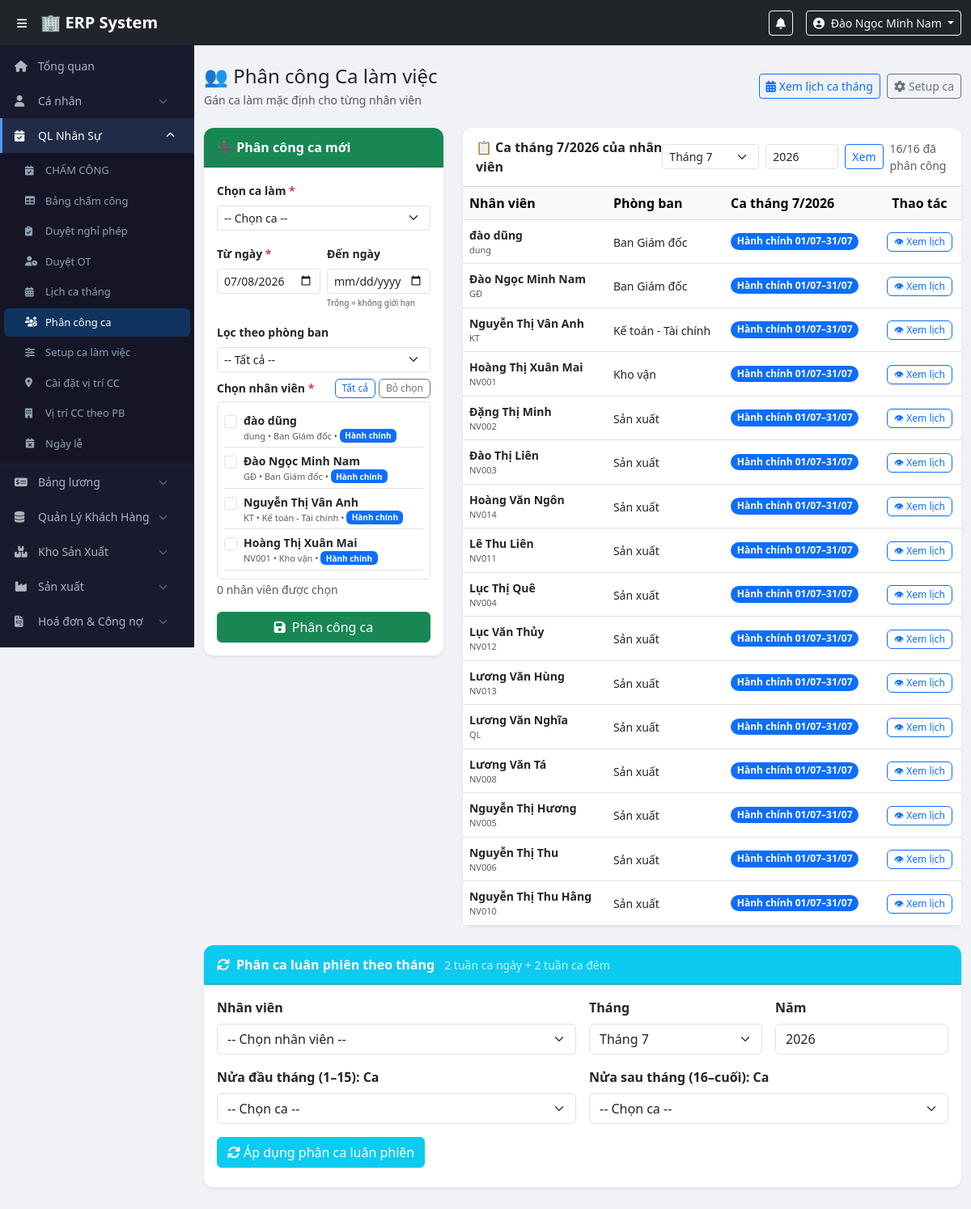
Screenshot of /modules/attendance/shift_assign.php (signed in) with the database file from the repository.
### tables this page shows
CREATE TABLE `users` (
  `id` int(11) NOT NULL,
  `employee_code` varchar(20) NOT NULL,
  `full_name` varchar(100) NOT NULL,
  `username` varchar(50) NOT NULL,
  `password_hash` varchar(255) NOT NULL,
  `email` varchar(100) DEFAULT NULL,
  `phone` varchar(20) DEFAULT NULL,
  `role_id` int(11) NOT NULL,
  `department_id` int(11) DEFAULT NULL,
  `is_active` tinyint(1) DEFAULT 1,
  `created_at` timestamp NOT NULL DEFAULT current_timestamp()
);

CREATE TABLE `departments` (
  `id` int(11) NOT NULL,
  `name` varchar(100) NOT NULL,
  `created_at` timestamp NOT NULL DEFAULT current_timestamp()
);

CREATE TABLE `work_shifts` (
  `id` int(11) NOT NULL,
  `shift_code` varchar(20) NOT NULL,
  `shift_name` varchar(100) NOT NULL,
  `start_time` time NOT NULL,
  `end_time` time NOT NULL,
  `late_threshold` int(11) DEFAULT 15,
  `break_minutes` int(11) DEFAULT 60,
  `work_hours` decimal(4,2) DEFAULT 8.00,
  `ot_multiplier` decimal(3,2) DEFAULT 1.50,
  `weekend_multiplier` decimal(3,2) DEFAULT 2.00,
  `holiday_multiplier` decimal(3,2) DEFAULT 3.00,
  `is_night_shift` tinyint(1) NOT NULL DEFAULT 0,
  `color` varchar(20) DEFAULT '#0d6efd',
  `is_active` tinyint(1) DEFAULT 1,
  `created_by` int(11) DEFAULT NULL,
  `created_at` timestamp NOT NULL DEFAULT current_timestamp()
);

CREATE TABLE `employee_shifts` (
  `id` int(11) NOT NULL,
  `user_id` int(11) NOT NULL,
  `shift_id` int(11) NOT NULL,
  `effective_date` date NOT NULL,
  `end_date` date DEFAULT NULL,
  `created_by` int(11) NOT NULL,
  `created_at` timestamp NOT NULL DEFAULT current_timestamp()
);

### modules/attendance/shift_assign.php (the view, shortened to what the rows shown need)
<?php
require_once $_SERVER['DOCUMENT_ROOT'] . '/erp/config/auth.php';
$pdo  = getDBConnection();
$filterMonth = (int)($_GET['month'] ?? $_POST['month'] ?? date('m'));
$filterYear  = (int)($_GET['year']  ?? $_POST['year']  ?? date('Y'));
$monthFrom   = sprintf('%04d-%02d-01', $filterYear, $filterMonth);
$monthTo     = date('Y-m-t', mktime(0, 0, 0, $filterMonth, 1, $filterYear));
$employees = $pdo->query("
    SELECT u.id, u.full_name, u.employee_code, u.department_id,
           d.name AS dept_name, r.display_name AS role_name
    FROM users u
    LEFT JOIN departments d ON u.department_id = d.id
    LEFT JOIN roles r ON u.role_id = r.id
    WHERE u.is_active = 1
    ORDER BY d.name, u.full_name
")->fetchAll();
$shiftsByUser = [];
$stmtShifts = $pdo->prepare("
    SELECT es.id AS assign_id, es.effective_date, es.end_date,
           ws.shift_name, ws.color, ws.start_time, ws.end_time, ws.is_night_shift
    FROM employee_shifts es
    JOIN work_shifts ws ON es.shift_id = ws.id
    WHERE es.user_id = ?
      AND es.effective_date <= ?
      AND (es.end_date IS NULL OR es.end_date >= ?)
    ORDER BY es.effective_date ASC
");
foreach ($employees as $emp) {
    $stmtShifts->execute([$emp['id'], $monthTo, $monthFrom]);
    $shiftsByUser[$emp['id']] = $stmtShifts->fetchAll(PDO::FETCH_ASSOC);
}
include $_SERVER['DOCUMENT_ROOT'] . '/erp/includes/header.php';
?>
<div class="main-content">
<div class="container-fluid py-4">
    <div class="row g-4">
        <div class="col-lg-4">
            <div class="card border-0 shadow-sm sticky-top" style="top:70px;">
                <div class="card-body">
                    <form method="POST" id="assignForm">
                        <div class="mb-3">
                            <div class="employee-checklist border rounded p-2" style="max-height:220px; overflow-y:auto;">
                                <?php foreach ($employees as $emp): ?>
                                <?php $empTimelineShifts = $shiftsByUser[$emp['id']] ?? []; ?>
                                <div class="form-check emp-item py-1 border-bottom"
                                             data-dept="<?= $emp['department_id'] ?? 0 ?>">
                                    <input class="form-check-input emp-checkbox" type="checkbox"
                                           name="user_ids[]" value="<?= $emp['id'] ?>"
                                           id="emp<?= $emp['id'] ?>">
                                    <label class="form-check-label small w-100" for="emp<?= $emp['id'] ?>">
                                        <div class="fw-semibold"><?= htmlspecialchars($emp['full_name']) ?></div>
                                        <div class="text-muted" style="font-size:11px;">
                                            <?= $emp['employee_code'] ?> &bull; <?= htmlspecialchars($emp['dept_name'] ?? '-') ?>
                                            <?php if (!empty($empTimelineShifts)): ?>
                                            &bull; <span class="badge" style="background:<?= $empTimelineShifts[0]['color'] ?>; font-size:10px;">
                                                <?= htmlspecialchars($empTimelineShifts[0]['shift_name']) ?>
                                            </span>
                                            <?php else: ?>
                                            &bull; <span class="text-danger" style="font-size:10px;">Chưa có ca</span>
                                            <?php endif; ?>
                                        </div>
                                    </label>
                                </div>
                                <?php endforeach; ?>
                            </div>
                        </div>
                    </form>
                </div>
            </div>
        </div>
        <div class="col-lg-8">
            <div class="card border-0 shadow-sm">
                <div class="card-body p-0">
                    <div class="table-responsive">
                        <table class="table table-hover align-middle mb-0">
                            <thead class="table-light">
                                <tr>
                                    <th>Nhân viên</th>
                                    <th>Phòng ban</th>
                                    <th>Ca tháng <?= $filterMonth ?>/<?= $filterYear ?></th>
                                    <th class="text-center">Thao tác</th>
                                </tr>
                            </thead>
                            <tbody>
                            <?php foreach ($employees as $emp): ?>
                            <?php $empShifts = $shiftsByUser[$emp['id']] ?? []; ?>
                            <tr>
                                <td>
                                    <div class="fw-semibold small"><?= htmlspecialchars($emp['full_name']) ?></div>
                                    <div class="text-muted" style="font-size:11px;"><?= $emp['employee_code'] ?></div>
                                </td>
                                <td><small><?= htmlspecialchars($emp['dept_name'] ?? '-') ?></small></td>
                                <td>
                                    <?php if (!empty($empShifts)): ?>
                                        <?php foreach ($empShifts as $sh): ?>
                                            <?php
                                            $from = $sh['effective_date'] < $monthFrom ? $monthFrom : $sh['effective_date'];
                                            $toRaw = $sh['end_date'] ?: $monthTo;
                                            $to = $toRaw > $monthTo ? $monthTo : $toRaw;
                                            ?>
                                            <span class="badge rounded-pill me-1 mb-1" style="background:<?= htmlspecialchars($sh['color']) ?>">
                                                <?= htmlspecialchars($sh['shift_name']) ?> <?= date('d/m', strtotime($from)) ?>–<?= date('d/m', strtotime($to)) ?>
                                            </span>
                                        <?php endforeach; ?>
                                    <?php else: ?>
                                    <span class="badge bg-danger">⚠️ Chưa phân công</span>
                                    <?php endif; ?>
                                </td>
                                <td class="text-center">
                                    <button type="button" class="btn btn-xs btn-outline-primary"
                                            onclick="openShiftTimeline(<?= (int)$emp['id'] ?>)">
                                        👁 Xem lịch
                                    </button>
                                </td>
                            </tr>
                            <?php endforeach; ?>
                            </tbody>
                        </table>
                    </div>
                </div>
            </div>
        </div>
    </div>
</div>
</div>
<?php include $_SERVER['DOCUMENT_ROOT'] . '/erp/includes/footer.php'; ?>

### includes/header.php (shortened to what the rows shown need)
<?php
$user = currentUser();
?>
<!DOCTYPE html>
<html lang="vi">
<head>
    <link href="https://cdn.jsdelivr.net/npm/bootstrap@5.3.0/dist/css/bootstrap.min.css" rel="stylesheet">
    <link href="https://cdnjs.cloudflare.com/ajax/libs/font-awesome/6.4.0/css/all.min.css" rel="stylesheet">
    <link href="/erp/assets/css/style.css" rel="stylesheet">
</head>
<body>
<nav class="navbar navbar-expand-lg navbar-dark bg-dark fixed-top" style="z-index:1030;">
    <div class="container-fluid">
        <div class="ms-auto d-flex align-items-center gap-3">
            <div class="dropdown">
                <button class="btn btn-sm btn-outline-light dropdown-toggle" data-bs-toggle="dropdown">
                    <i class="fas fa-user-circle me-1"></i>
                    <?= htmlspecialchars($user['full_name']) ?>
                </button>
            </div>
        </div>
    </div>
</nav>

### rows the page displays
users: full_name "Đào Ngọc Minh Nam", employee_code "GĐ", department.name "Ban Giám đốc", id.shift_name "Hành chính"
users: full_name "đào dũng", employee_code "dung", department.name "Ban Giám đốc", id.shift_name "Hành chính"
users: full_name "Nguyễn Thị Vân Anh", employee_code "KT", department.name "Kế toán - Tài chính", id.shift_name "Hành chính"
users: full_name "Hoàng Thị Xuân Mai", employee_code "NV001", department.name "Kho vận", id.shift_name "Hành chính"
users: full_name "Đặng Thị Minh", employee_code "NV002", department.name "Sản xuất"
employee_shifts: shift.shift_name "Hành chính", effective_date "01/07", end_date "31/07"
employee_shifts: shift.shift_name "Hành chính", effective_date "01/07", end_date "31/07"
employee_shifts: shift.shift_name "Hành chính", effective_date "01/07", end_date "31/07"
employee_shifts: shift.shift_name "Hành chính", effective_date "01/07", end_date "31/07"
employee_shifts: shift.shift_name "Hành chính", effective_date "01/07", end_date "31/07"
users: full_name "Đào Thị Liên", employee_code "NV003", department.name "Sản xuất"
employee_shifts: shift.shift_name "Hành chính", effective_date "01/07", end_date "31/07"
users: full_name "Hoàng Văn Ngôn", employee_code "NV014", department.name "Sản xuất"
employee_shifts: shift.shift_name "Hành chính", effective_date "01/07", end_date "31/07"
users: full_name "Lê Thu Liên", employee_code "NV011", department.name "Sản xuất"
employee_shifts: shift.shift_name "Hành chính", effective_date "01/07", end_date "31/07"
users: full_name "Lục Thị Quê", employee_code "NV004", department.name "Sản xuất"
employee_shifts: shift.shift_name "Hành chính", effective_date "01/07", end_date "31/07"
users: full_name "Lục Văn Thủy", employee_code "NV012", department.name "Sản xuất"
employee_shifts: shift.shift_name "Hành chính", effective_date "01/07", end_date "31/07"
users: full_name "Lương Văn Hùng", employee_code "NV013", department.name "Sản xuất"
employee_shifts: shift.shift_name "Hành chính", effective_date "01/07", end_date "31/07"
users: full_name "Lương Văn Nghĩa", employee_code "QL", department.name "Sản xuất"
employee_shifts: shift.shift_name "Hành chính", effective_date "01/07", end_date "31/07"
users: full_name "Lương Văn Tá", employee_code "NV008", department.name "Sản xuất"
employee_shifts: shift.shift_name "Hành chính", effective_date "01/07", end_date "31/07"
users: full_name "Nguyễn Thị Hương", employee_code "NV005", department.name "Sản xuất"
employee_shifts: shift.shift_name "Hành chính", effective_date "01/07", end_date "31/07"
users: full_name "Nguyễn Thị Thu", employee_code "NV006", department.name "Sản xuất"
employee_shifts: shift.shift_name "Hành chính", effective_date "01/07", end_date "31/07"
users: full_name "Nguyễn Thị Thu Hằng", employee_code "NV010", department.name "Sản xuất"
employee_shifts: shift.shift_name "Hành chính", effective_date "01/07", end_date "31/07"

### other values shown
$filterMonth "7"
$filterYear "2026"
$assignedCount "16"
count($employees) "16"
